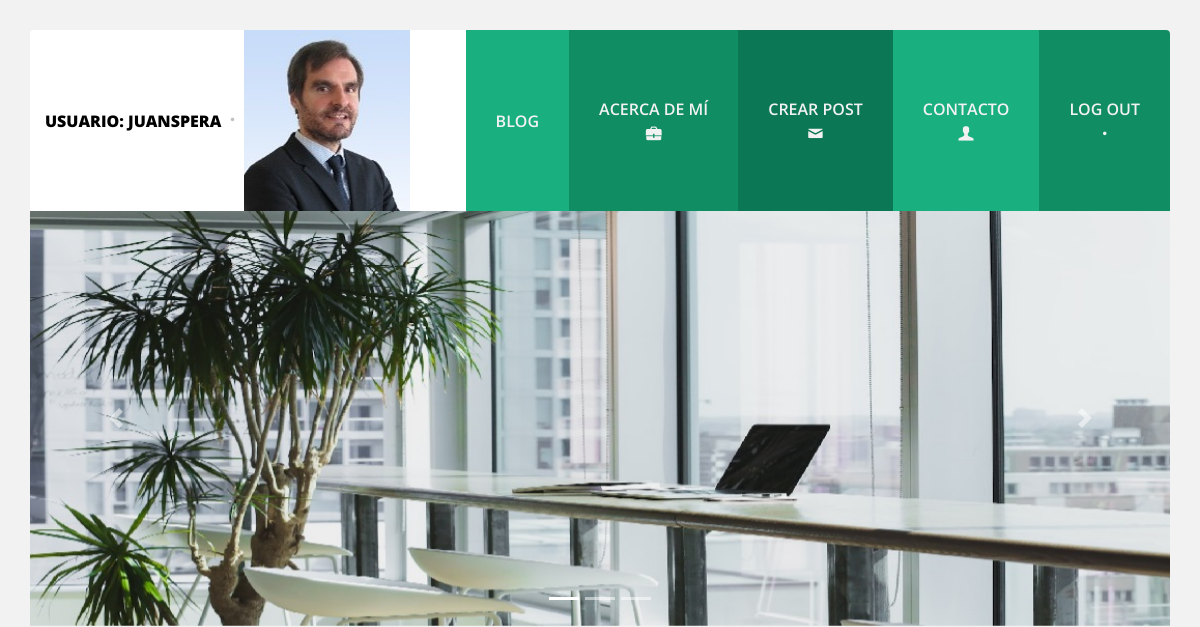
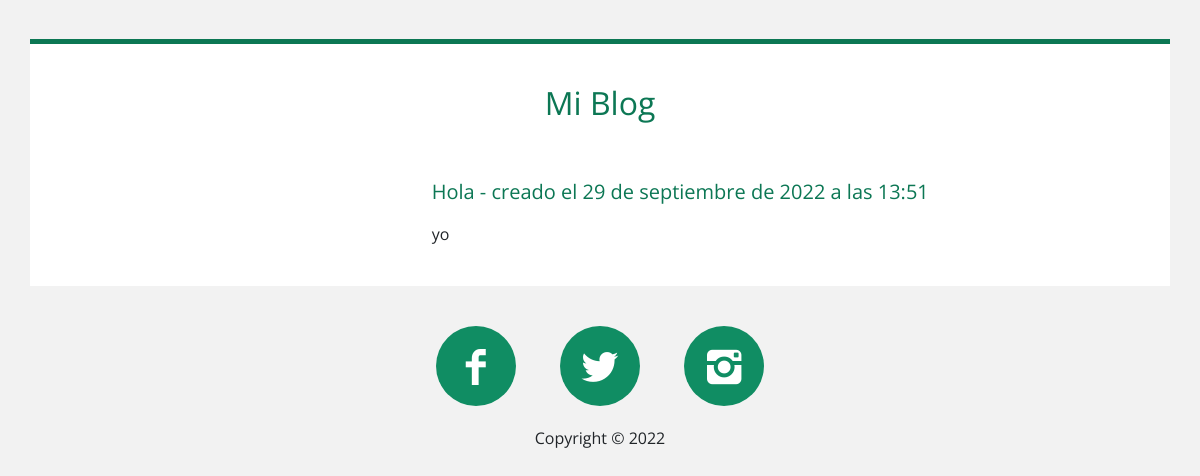
Page /blog/ (signed in) on the earlier database version (2 pictures, top to bottom).
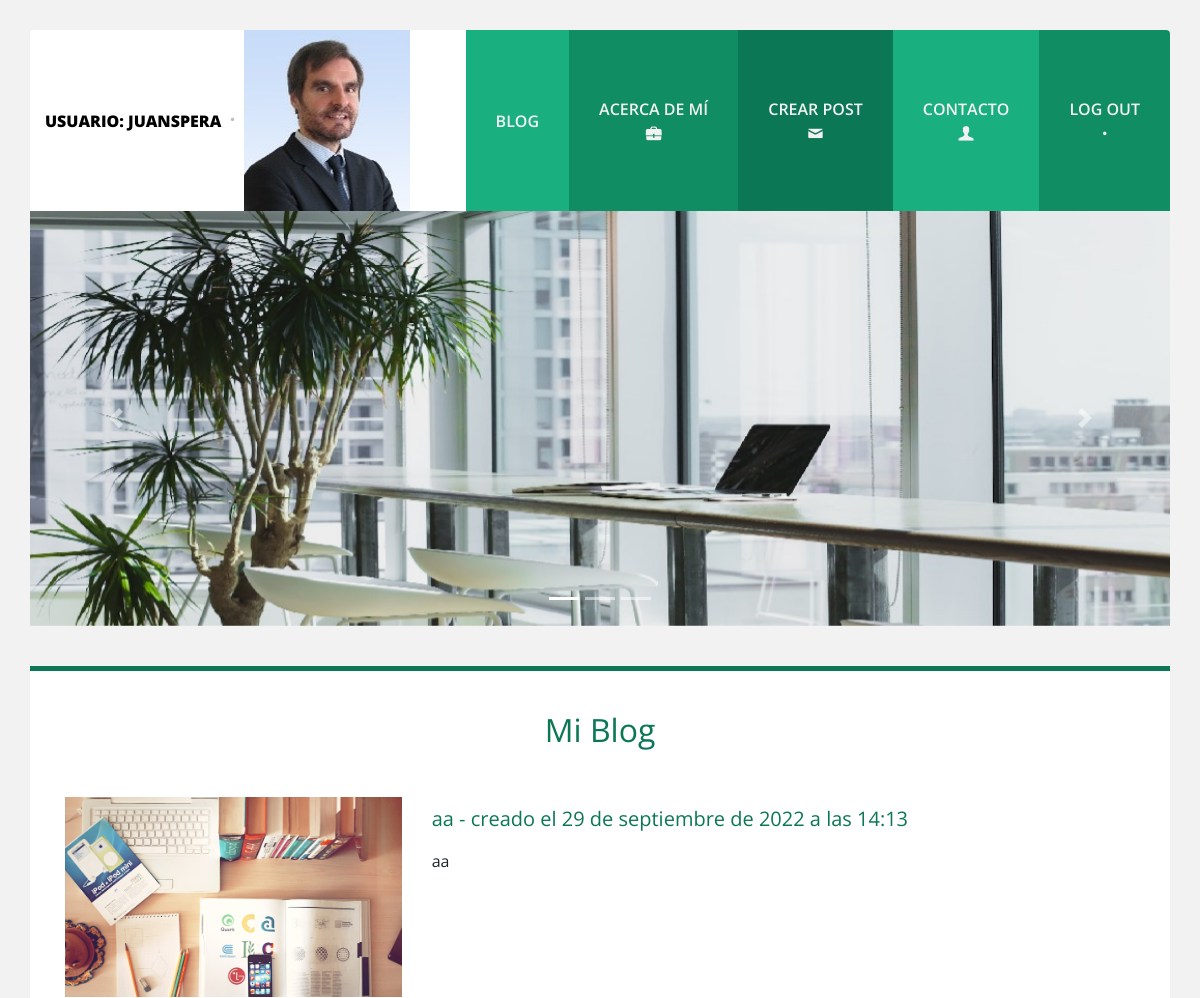
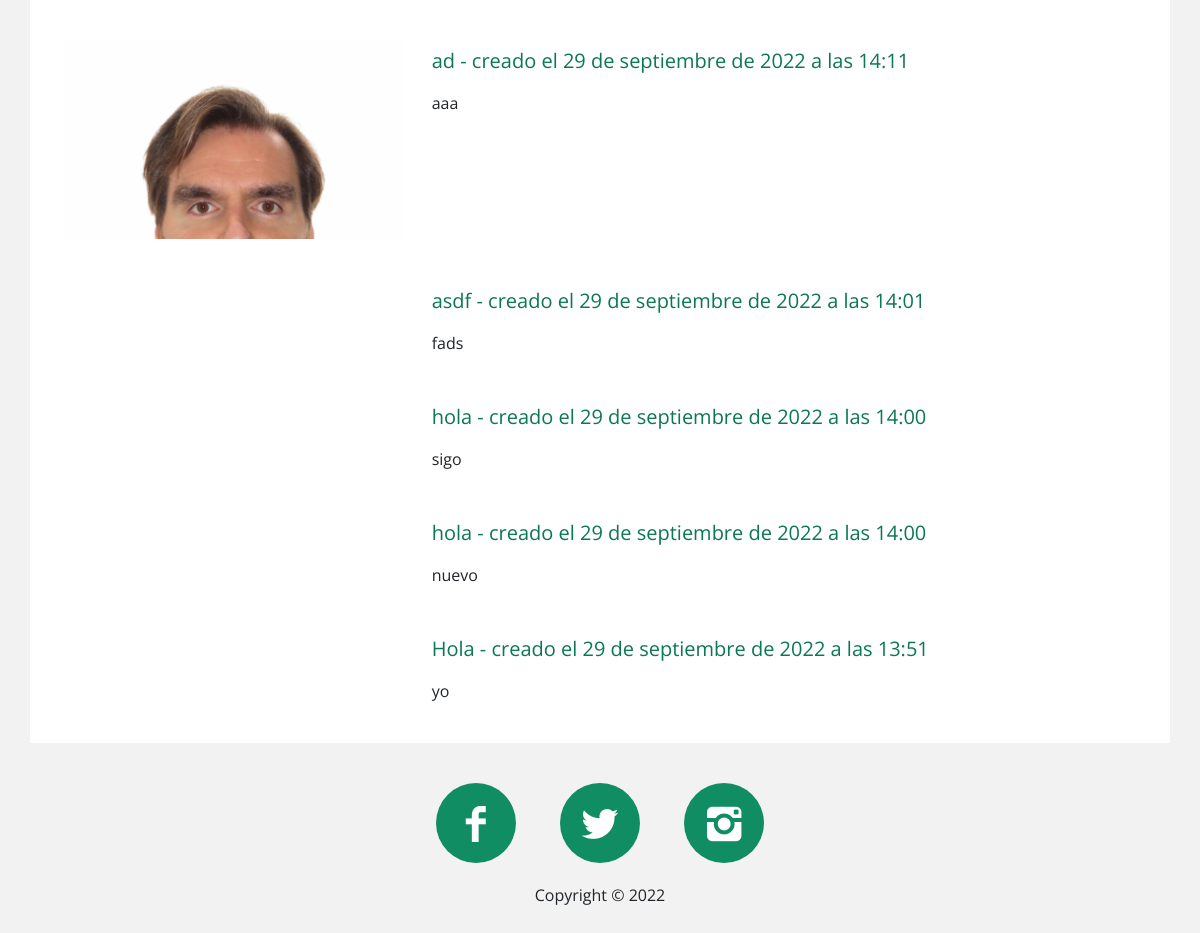
Same page on the later database version (2 pictures, top to bottom).
### user/models.py (models this page shows)
class Avatar(models.Model):
    user = models.OneToOneField(User, on_delete=models.CASCADE)
    imagen = models.ImageField(upload_to='avatares', null=True, blank=True)

### portfolio/models.py (models this page shows, shortened)
class Project (models.Model):
    title = models.CharField(max_length=200, verbose_name='Título')
    subtitle = models.CharField(max_length=200, verbose_name='Subtítulo',null=True, blank=True)
    description = RichTextField(verbose_name='Comentario')
    image = models.ImageField(verbose_name='Imagen', upload_to="Blog", null=True, blank=True)
    link = models.URLField(null=True, blank=True, verbose_name="Link")
    created = models.DateTimeField(auto_now_add=True, verbose_name='Fecha de creación')
    updated = models.DateTimeField(auto_now=True, verbose_name='Fecha de Edición')
    class Meta:
        verbose_name = 'Comentario'
        verbose_name_plural = 'Comentarios'
        ordering = ["-created"]

### portfolio/views.py (the view)
# urls.py: path('', include('portfolio.urls')),
@login_required
def portfolio(request):
    projects = Project.objects.all()
    return render(request, 'portfolio/portfolio.html', {'projects':projects})

### portfolio/templates/portfolio/portfolio.html (shortened to what this page needs)
{% extends 'core/base.html' %}
{% load static %}
{% block slider %}
<div class="row slider">
    <div class="col">
        <div class="carousel slide" id="slider" data-ride="carousel">
            <ol class="carousel-indicators">
                <li data-target="#slider" data-slide-to="0" class="active"></li>
                <li data-target="#slider" data-slide-to="1"></li>
                <li data-target="#slider" data-slide-to="2"></li>
            </ol>
            <div class="carousel-inner">
                <div class="carousel-item active">
                    <img src="{% static 'core/img/slide1.jpg' %}" class="d-block w-100" alt="Slide#1">
                </div>
            </div>
            <a class="carousel-control-prev" href="#slider" role="button" data-slide="prev">
                <span class="carousel-control-prev-icon" aria-hidden="true"></span>
            </a>
            <a class="carousel-control-next" href="#slider" role="button" data-slide="next">
                <span class="carousel-control-next-icon" aria-hidden="true"></span>
            </a>
        </div>
    </div>
</div>
{% endblock %}
{% block content %}
<main>
    <div class="container">
        <div class="row contenedor">
            <div class="col">
                <h2 class="titulo">Mi Blog</h2>
                <div class="row projects justify-content-center">
                {% for project in projects %}
                    <div class="content-project col-12 col-lg-4 col-md-4">
                        <a href="" data-toggle="modal" data-target="#modal">
                            {% if project.image %}
                            <img src="{{ project.image.url}}" class="img-fluid" alt="...">
                            {% endif %}
                        </a>
                    </div>
                    <div class="content-project col-12 col-lg-8 col-md-8">
                        <h5 class="title-project">{{project.title}} - creado el {{project.created}}</h5>
                        <body>{{project.description|safe}}</body>
                        <br>
                    </div>
                {% endfor %}
                </div>
            </div>
        </div>
    </div>
</main>
{% endblock %}

### core/templates/core/base.html (shortened to what this page needs)
<!DOCTYPE html>
<html lang="es">
<head>
    {% load static %}
	<link rel="stylesheet" href="{% static 'core/css/bootstrap.min.css' %}">
	<link rel="stylesheet" href="{% static 'core/css/fontello.css' %}">
	<link rel="stylesheet" href="{% static 'core/css/styles.css' %}">
</head>
<body>
	<header>
		<div class="container">
			<div class="nav row rounded-top align-items-stretch justify-content-between">
				<div
					class="col-md-12 col-lg logo d-flex align-items-center justify-content-center justify-content-lg-start">
					{% if user.is_authenticated %}
					<a class="nombre" href="{% url 'UserEditar' %}">Usuario: {{ user.get_username }}</a>
					<samp class="icono icon-dot"></samp>
					<img src="{{ user.avatar.imagen.url }}" alt="">
					{% else %}
					<a class="nombre" href="{% url 'portfolio' %}">Juan Pablo Spera</a>
					<samp class="icono icon-dot"></samp>
					<p>Mi primer blog</p>
					{% endif %}
				</div>
				<nav class="col-md-12 col-lg-auto menu d-flex align-items-stretch flex-wrap flex-sm-nowrap">
					<a href="{% url 'portfolio' %}" class="c-1 d-flex align-items-center">
						<div class="d-flex flex-column text-center">
							<span>Blog</span>
						</div>
					</a>
					<a href="{% url 'about' %}" class="c-2 d-flex align-items-center">
						<div class="d-flex flex-column text-center">
							<span>Acerca de mí</span>
							<i class="icono icon-briefcase"></i>
						</div>
					</a>
					<a href="{% url 'PortfolioFormulario' %}" class="c-3 d-flex align-items-center">
						<div class="d-flex flex-column text-center">
							<span>Crear Post</span>
							<i class="icono icon-mail"></i>
						</div>
					</a>
					<a href="{% url 'contact' %}" class="c-1 d-flex align-items-center">
						<div class="d-flex flex-column text-center">
							<span>Contacto</span>
							<i class="icono icon-user"></i>
						</div>
						{% if user.is_authenticated %}
						<a href="{% url 'UserLogout' %}" class="c-2 d-flex align-items-center">
							<div class="d-flex flex-column text-center">
								<span>Log Out</span>
								<i class="icono icon-dot"></i>
								{% else %}
								<a href="{% url 'UserRegister' %}" class="c-2 d-flex align-items-center">
									<div class="d-flex flex-column text-center">
										<span>Registrarse</span>
										<i class="icono icon-dot"></i>
								{% endif %}
							</div>
						</a>
					</a>
				</nav>
			</div>
            {% block slider %}
            {% endblock %}
		</div>
	</header>
    {% block content %}
    {% endblock %}
	<footer>
		<div class="container">
			<div class="row redes-sociales justify-content-center">
				<div class="col-auto">
					<a href="https://www.facebook.com/juan.spera" class="icono icon-facebook facebook"></a>
					<a href="https://twitter.com/JuanPSpera" class="icono icon-twitter twitter"></a>
					<a href="https://www.instagram.com/juan_spera/" class="icono icon-instagram instagram"></a>
				</div>
				<div class="col-12 text-center copyright">
					<samp>
						<p>Copyright &copy; 2022 </p>
					</samp>
				</div>
			</div>
		</div>
	</footer>
</body>
</html>

### core/static/core/css/styles.css (style rules this page uses)
body { background: #f2f2f2; font-family: 'Open Sans', sans-serif; }
header { margin-top: 30px; }
header .nav { min-height: 80px; overflow: hidden; background: #fff; }
header .logo a, header .logo samp, header .logo p { font-size: 16px; display: inline-block; margin: 0; }
header .logo .nombre { font-weight: 800; text-transform: uppercase; text-decoration: none; color: black; }
header .logo .icono { color: #bfbfbf; }
header .menu { padding: 0; }
header .menu a { display: block; padding: 0 30px; text-decoration: none; color: #f2f2f2; }
header .menu a div span { font-weight: 600; text-transform: uppercase; }
header .menu .c-1 { background: #1aaf7e; }
header .menu .c-2 { background: #108d63; }
header .menu .c-3 { background: #0c7754; }
.slider { margin-bottom: 40px; }
.slider .col { padding: 0; }
.contenedor { background: #fff; border-top: 5px solid #0c7754; padding: 0 20px; }
.titulo { padding: 40px 0; text-align: center; color: #0c7754; font-family: 'Open Sans', sans-serif; font-weight: 400; }
.title-project { padding: 10px 0; color: #0c7754; font-family: 'Open Sans', sans-serif; font-weight: 400; }
.contenedor .projects .content-project { margin-bottom: 40px; max-height: 200px; overflow: hidden; }
.contenedor .projects .content-project a { background: #25d198; display: inline-block; }
.redes-sociales { padding: 40px 0; margin-bottom: 40px; text-align: center; }
.redes-sociales .icono { width: 80px; height: 80px; font-size: 40px; line-height: 80px; color: #fff; text-align: center; background: #108d63; display: inline-block; margin: 0px 20px; text-decoration: none; border-radius: 80px; transition: all .3s ease; }
.redes-sociales .copyright { padding: 20PX 0; }
.redes-sociales .copyright samp P { font-family: 'Open Sans', sans-serif; }

Differences in the rows shown:
added Project: image (picture), title "aa", created "29 de septiembre de 2022 a las 14:13", description "aa"
added Project: image (picture), title "ad", created "29 de septiembre de 2022 a las 14:11", description "aaa"
added Project: title "asdf", created "29 de septiembre de 2022 a las 14:01", description "fads"
added Project: title "hola", created "29 de septiembre de 2022 a las 14:00", description "sigo"
added Project: title "hola", created "29 de septiembre de 2022 a las 14:00", description "nuevo"
